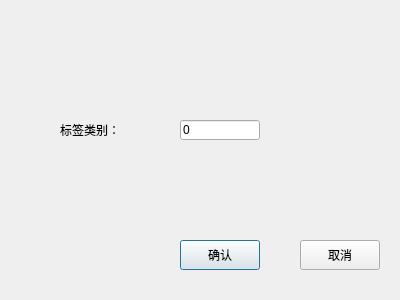
<?xml version="1.0" encoding="UTF-8"?>
<ui version="4.0">
 <class>Label_Settings</class>
 <widget class="QDialog" name="Label_Settings">
  <property name="geometry">
   <rect>
    <x>0</x>
    <y>0</y>
    <width>400</width>
    <height>300</height>
   </rect>
  </property>
  <property name="windowTitle">
   <string>标签设置</string>
  </property>
  <widget class="QPushButton" name="pushButton_ok">
   <property name="geometry">
    <rect>
     <x>180</x>
     <y>240</y>
     <width>80</width>
     <height>30</height>
    </rect>
   </property>
   <property name="text">
    <string>确认</string>
   </property>
  </widget>
  <widget class="QPushButton" name="pushButton_cancel">
   <property name="geometry">
    <rect>
     <x>300</x>
     <y>240</y>
     <width>80</width>
     <height>30</height>
    </rect>
   </property>
   <property name="text">
    <string>取消</string>
   </property>
  </widget>
  <widget class="QLabel" name="label">
   <property name="geometry">
    <rect>
     <x>60</x>
     <y>120</y>
     <width>80</width>
     <height>20</height>
    </rect>
   </property>
   <property name="text">
    <string>标签类别：</string>
   </property>
  </widget>
  <widget class="QLineEdit" name="lineEdit">
   <property name="geometry">
    <rect>
     <x>180</x>
     <y>120</y>
     <width>80</width>
     <height>20</height>
    </rect>
   </property>
   <property name="text">
    <string>0</string>
   </property>
  </widget>
 </widget>
 <resources/>
 <connections/>
</ui>
